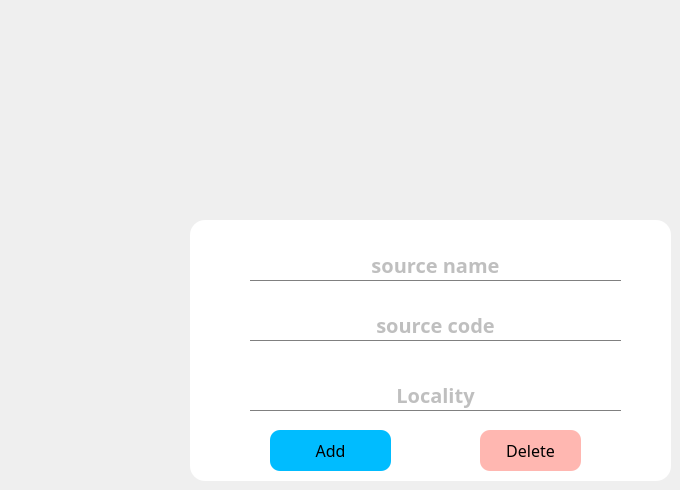
      <widget class="QWidget" name="page_6">
       <widget class="QLabel" name="label_30">
        <property name="geometry">
         <rect>
          <x>328</x>
          <y>40</y>
          <width>191</width>
          <height>151</height>
         </rect>
        </property>
        <property name="text">
         <string/>
        </property>
        <property name="pixmap">
         <pixmap resource="my_images.qrc">:/wave.png</pixmap>
        </property>
        <property name="scaledContents">
         <bool>true</bool>
        </property>
       </widget>
       <widget class="QLabel" name="label_31">
        <property name="geometry">
         <rect>
          <x>190</x>
          <y>220</y>
          <width>481</width>
          <height>261</height>
         </rect>
        </property>
        <property name="styleSheet">
         <string notr="true">background-color:white;
border-radius:15px;</string>
        </property>
        <property name="text">
         <string/>
        </property>
       </widget>
       <widget class="QLineEdit" name="lineEdit_sourceName">
        <property name="geometry">
         <rect>
          <x>250</x>
          <y>250</y>
          <width>371</width>
          <height>31</height>
         </rect>
        </property>
        <property name="font">
         <font>
          <family>Arial Rounded MT Bold</family>
          <pointsize>15</pointsize>
          <bold>true</bold>
         </font>
        </property>
        <property name="styleSheet">
         <string notr="true">background-color: rgb(255, 255, 255);
border-bottom: 1px solid grey;
border-radius:0px;
color:grey;</string>
        </property>
        <property name="alignment">
         <set>Qt::AlignCenter</set>
        </property>
        <property name="placeholderText">
         <string>source name</string>
        </property>
       </widget>
       <widget class="QLineEdit" name="lineEdit_sourceCode_2">
        <property name="geometry">
         <rect>
          <x>250</x>
          <y>310</y>
          <width>371</width>
          <height>31</height>
         </rect>
        </property>
        <property name="font">
         <font>
          <family>Arial Rounded MT Bold</family>
          <pointsize>15</pointsize>
          <bold>true</bold>
         </font>
        </property>
        <property name="styleSheet">
         <string notr="true">background-color: rgb(255, 255, 255);
border-bottom: 1px solid grey;
border-radius:0px;
color:grey;</string>
        </property>
        <property name="alignment">
         <set>Qt::AlignCenter</set>
        </property>
        <property name="placeholderText">
         <string>source code</string>
        </property>
       </widget>
       <widget class="QLineEdit" name="lineEdit_sourceCode_3">
        <property name="geometry">
         <rect>
          <x>250</x>
          <y>380</y>
          <width>371</width>
          <height>31</height>
         </rect>
        </property>
        <property name="font">
         <font>
          <family>Arial Rounded MT Bold</family>
          <pointsize>15</pointsize>
          <bold>true</bold>
         </font>
        </property>
        <property name="styleSheet">
         <string notr="true">background-color: rgb(255, 255, 255);
border-bottom: 1px solid grey;
border-radius:0px;
color:grey;</string>
        </property>
        <property name="alignment">
         <set>Qt::AlignCenter</set>
        </property>
        <property name="placeholderText">
         <string>Locality</string>
        </property>
       </widget>
       <widget class="QPushButton" name="pushButton_addSources">
        <property name="geometry">
         <rect>
          <x>270</x>
          <y>430</y>
          <width>121</width>
          <height>41</height>
         </rect>
        </property>
        <property name="font">
         <font>
          <family>Arial Rounded MT Bold</family>
          <pointsize>12</pointsize>
         </font>
        </property>
        <property name="styleSheet">
         <string notr="true">background-color: #00BCFF;
border-radius:10px;</string>
        </property>
        <property name="text">
         <string>Add</string>
        </property>
        <property name="icon">
         <iconset resource="my_images.qrc">
          <normaloff>:/add.png</normaloff>:/add.png</iconset>
        </property>
       </widget>
       <widget class="QPushButton" name="pushButton_deleteSource">
        <property name="geometry">
         <rect>
          <x>480</x>
          <y>430</y>
          <width>101</width>
          <height>41</height>
         </rect>
        </property>
        <property name="font">
         <font>
          <family>Arial Rounded MT Bold</family>
          <pointsize>12</pointsize>
         </font>
        </property>
        <property name="styleSheet">
         <string notr="true">background-color: #FFB7B1;
border-radius:10px;</string>
        </property>
        <property name="text">
         <string>Delete</string>
        </property>
        <property name="icon">
         <iconset resource="my_images.qrc">
          <normaloff>:/trash.png</normaloff>:/trash.png</iconset>
        </property>
        <property name="iconSize">
         <size>
          <width>20</width>
          <height>20</height>
         </size>
        </property>
       </widget>
      </widget>
